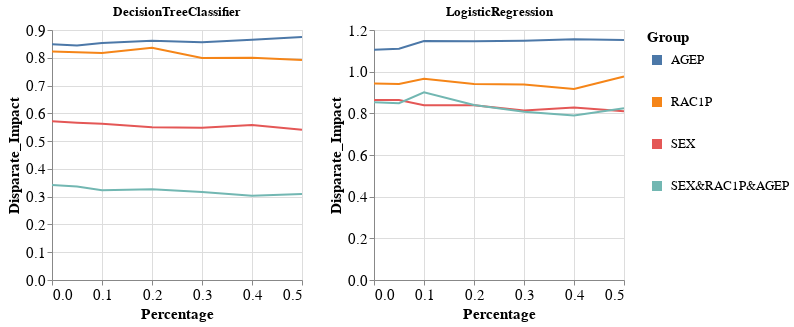

This figure's notebook cell:
### Code cell
visualizer.create_groups_grid_pct_lines_per_model_plot(group_metric='Disparate_Impact',
                                                       target_preprocessing_technique=PREPROCESSING_TECHNIQUES[0],
                                                       model_names=MODEL_NAMES[:2])

### Figure 1 — Vega-Lite specification as saved in the notebook (floating-point values rounded to 4 significant figures)
{"config": {"view": {"continuousWidth": 400, "continuousHeight": 300}, "axis": {"labelFontSize": 15, "titleFontSize": 15}, "legend": {"labelFontSize": 13, "symbolStrokeWidth": 10, "titleFontSize": 15}}, "vconcat": [{"hconcat": [{"mark": "line", "encoding": {"color": {"field": "Group", "type": "nominal"}, "x": {"field": "Percentage", "type": "quantitative"}, "y": {"field": "Metric_Value", "title": "Disparate_Impact", "type": "quantitative"}}, "height": 250, "title": "DecisionTreeClassifier", "width": 250}, {"data": {"name": "data-1d8e9fd270d8efe9e74e2ae7d934e9c2"}, "mark": "line", "encoding": {"color": {"field": "Group", "type": "nominal"}, "x": {"field": "Percentage", "type": "quantitative"}, "y": {"field": "Metric_Value", "title": "Disparate_Impact", "type": "quantitative"}}, "height": 250, "title": "LogisticRegression", "width": 250}]}], "data": {"name": "data-cb75bae43b9280619aa34642e36b443b"}, "$schema": "https://vega.github.io/schema/vega-lite/v4.17.0.json", "datasets": {"data-cb75bae43b9280619aa34642e36b443b": [{"Model_Name": "DecisionTreeClassifier", "Metric": "Disparate_Impact", "Group": "AGEP", "Metric_Value": 0.8484, "Percentage": 0.0}, {"Model_Name": "DecisionTreeClassifier", "Metric": "Disparate_Impact", "Group": "RAC1P", "Metric_Value": 0.8224, "Percentage": 0.0}, {"Model_Name": "DecisionTreeClassifier", "Metric": "Disparate_Impact", "Group": "SEX", "Metric_Value": 0.5719, "Percentage": 0.0}, {"Model_Name": "DecisionTreeClassifier", "Metric": "Disparate_Impact", "Group": "SEX&RAC1P&AGEP", "Metric_Value": 0.342, "Percentage": 0.0}, {"Model_Name": "DecisionTreeClassifier", "Metric": "Disparate_Impact", "Group": "AGEP", "Metric_Value": 0.8439, "Percentage": 0.05}, {"Model_Name": "DecisionTreeClassifier", "Metric": "Disparate_Impact", "Group": "RAC1P", "Metric_Value": 0.82, "Percentage": 0.05}, {"Model_Name": "DecisionTreeClassifier", "Metric": "Disparate_Impact", "Group": "SEX", "Metric_Value": 0.5663, "Percentage": 0.05}, {"Model_Name": "DecisionTreeClassifier", "Metric": "Disparate_Impact", "Group": "SEX&RAC1P&AGEP", "Metric_Value": 0.3363, "Percentage": 0.05}, {"Model_Name": "DecisionTreeClassifier", "Metric": "Disparate_Impact", "Group": "AGEP", "Metric_Value": 0.8533, "Percentage": 0.1}, {"Model_Name": "DecisionTreeClassifier", "Metric": "Disparate_Impact", "Group": "RAC1P", "Metric_Value": 0.8174, "Percentage": 0.1}, {"Model_Name": "DecisionTreeClassifier", "Metric": "Disparate_Impact", "Group": "SEX", "Metric_Value": 0.5621, "Percentage": 0.1}, {"Model_Name": "DecisionTreeClassifier", "Metric": "Disparate_Impact", "Group": "SEX&RAC1P&AGEP", "Metric_Value": 0.3233, "Percentage": 0.1}, {"Model_Name": "DecisionTreeClassifier", "Metric": "Disparate_Impact", "Group": "AGEP", "Metric_Value": 0.861, "Percentage": 0.2}, {"Model_Name": "DecisionTreeClassifier", "Metric": "Disparate_Impact", "Group": "RAC1P", "Metric_Value": 0.8363, "Percentage": 0.2}, {"Model_Name": "DecisionTreeClassifier", "Metric": "Disparate_Impact", "Group": "SEX", "Metric_Value": 0.5501, "Percentage": 0.2}, {"Model_Name": "DecisionTreeClassifier", "Metric": "Disparate_Impact", "Group": "SEX&RAC1P&AGEP", "Metric_Value": 0.3268, "Percentage": 0.2}, {"Model_Name": "DecisionTreeClassifier", "Metric": "Disparate_Impact", "Group": "AGEP", "Metric_Value": 0.8561, "Percentage": 0.3}, {"Model_Name": "DecisionTreeClassifier", "Metric": "Disparate_Impact", "Group": "RAC1P", "Metric_Value": 0.7988, "Percentage": 0.3}, {"Model_Name": "DecisionTreeClassifier", "Metric": "Disparate_Impact", "Group": "SEX", "Metric_Value": 0.5478, "Percentage": 0.3}, {"Model_Name": "DecisionTreeClassifier", "Metric": "Disparate_Impact", "Group": "SEX&RAC1P&AGEP", "Metric_Value": 0.3165, "Percentage": 0.3}, {"Model_Name": "DecisionTreeClassifier", "Metric": "Disparate_Impact", "Group": "AGEP", "Metric_Value": 0.8648, "Percentage": 0.4}, {"Model_Name": "DecisionTreeClassifier", "Metric": "Disparate_Impact", "Group": "RAC1P", "Metric_Value": 0.7998, "Percentage": 0.4}, {"Model_Name": "DecisionTreeClassifier", "Metric": "Disparate_Impact", "Group": "SEX", "Metric_Value": 0.5579, "Percentage": 0.4}, {"Model_Name": "DecisionTreeClassifier", "Metric": "Disparate_Impact", "Group": "SEX&RAC1P&AGEP", "Metric_Value": 0.3034, "Percentage": 0.4}, {"Model_Name": "DecisionTreeClassifier", "Metric": "Disparate_Impact", "Group": "AGEP", "Metric_Value": 0.8749, "Percentage": 0.5}, {"Model_Name": "DecisionTreeClassifier", "Metric": "Disparate_Impact", "Group": "RAC1P", "Metric_Value": 0.7916, "Percentage": 0.5}, {"Model_Name": "DecisionTreeClassifier", "Metric": "Disparate_Impact", "Group": "SEX", "Metric_Value": 0.5405, "Percentage": 0.5}, {"Model_Name": "DecisionTreeClassifier", "Metric": "Disparate_Impact", "Group": "SEX&RAC1P&AGEP", "Metric_Value": 0.3094, "Percentage": 0.5}], "data-1d8e9fd270d8efe9e74e2ae7d934e9c2": [{"Model_Name": "LogisticRegression", "Metric": "Disparate_Impact", "Group": "AGEP", "Metric_Value": 1.105, "Percentage": 0.0}, {"Model_Name": "LogisticRegression", "Metric": "Disparate_Impact", "Group": "RAC1P", "Metric_Value": 0.9434, "Percentage": 0.0}, {"Model_Name": "LogisticRegression", "Metric": "Disparate_Impact", "Group": "SEX", "Metric_Value": 0.8641, "Percentage": 0.0}, {"Model_Name": "LogisticRegression", "Metric": "Disparate_Impact", "Group": "SEX&RAC1P&AGEP", "Metric_Value": 0.8536, "Percentage": 0.0}, {"Model_Name": "LogisticRegression", "Metric": "Disparate_Impact", "Group": "AGEP", "Metric_Value": 1.11, "Percentage": 0.05}, {"Model_Name": "LogisticRegression", "Metric": "Disparate_Impact", "Group": "RAC1P", "Metric_Value": 0.9405, "Percentage": 0.05}, {"Model_Name": "LogisticRegression", "Metric": "Disparate_Impact", "Group": "SEX", "Metric_Value": 0.8644, "Percentage": 0.05}, {"Model_Name": "LogisticRegression", "Metric": "Disparate_Impact", "Group": "SEX&RAC1P&AGEP", "Metric_Value": 0.8488, "Percentage": 0.05}, {"Model_Name": "LogisticRegression", "Metric": "Disparate_Impact", "Group": "AGEP", "Metric_Value": 1.147, "Percentage": 0.1}, {"Model_Name": "LogisticRegression", "Metric": "Disparate_Impact", "Group": "RAC1P", "Metric_Value": 0.9655, "Percentage": 0.1}, {"Model_Name": "LogisticRegression", "Metric": "Disparate_Impact", "Group": "SEX", "Metric_Value": 0.8388, "Percentage": 0.1}, {"Model_Name": "LogisticRegression", "Metric": "Disparate_Impact", "Group": "SEX&RAC1P&AGEP", "Metric_Value": 0.9014, "Percentage": 0.1}, {"Model_Name": "LogisticRegression", "Metric": "Disparate_Impact", "Group": "AGEP", "Metric_Value": 1.146, "Percentage": 0.2}, {"Model_Name": "LogisticRegression", "Metric": "Disparate_Impact", "Group": "RAC1P", "Metric_Value": 0.9409, "Percentage": 0.2}, {"Model_Name": "LogisticRegression", "Metric": "Disparate_Impact", "Group": "SEX", "Metric_Value": 0.8392, "Percentage": 0.2}, {"Model_Name": "LogisticRegression", "Metric": "Disparate_Impact", "Group": "SEX&RAC1P&AGEP", "Metric_Value": 0.8396, "Percentage": 0.2}, {"Model_Name": "LogisticRegression", "Metric": "Disparate_Impact", "Group": "AGEP", "Metric_Value": 1.149, "Percentage": 0.3}, {"Model_Name": "LogisticRegression", "Metric": "Disparate_Impact", "Group": "RAC1P", "Metric_Value": 0.9386, "Percentage": 0.3}, {"Model_Name": "LogisticRegression", "Metric": "Disparate_Impact", "Group": "SEX", "Metric_Value": 0.8136, "Percentage": 0.3}, {"Model_Name": "LogisticRegression", "Metric": "Disparate_Impact", "Group": "SEX&RAC1P&AGEP", "Metric_Value": 0.8072, "Percentage": 0.3}, {"Model_Name": "LogisticRegression", "Metric": "Disparate_Impact", "Group": "AGEP", "Metric_Value": 1.156, "Percentage": 0.4}, {"Model_Name": "LogisticRegression", "Metric": "Disparate_Impact", "Group": "RAC1P", "Metric_Value": 0.9171, "Percentage": 0.4}, {"Model_Name": "LogisticRegression", "Metric": "Disparate_Impact", "Group": "SEX", "Metric_Value": 0.828, "Percentage": 0.4}, {"Model_Name": "LogisticRegression", "Metric": "Disparate_Impact", "Group": "SEX&RAC1P&AGEP", "Metric_Value": 0.7895, "Percentage": 0.4}, {"Model_Name": "LogisticRegression", "Metric": "Disparate_Impact", "Group": "AGEP", "Metric_Value": 1.152, "Percentage": 0.5}, {"Model_Name": "LogisticRegression", "Metric": "Disparate_Impact", "Group": "RAC1P", "Metric_Value": 0.9767, "Percentage": 0.5}, {"Model_Name": "LogisticRegression", "Metric": "Disparate_Impact", "Group": "SEX", "Metric_Value": 0.8102, "Percentage": 0.5}, {"Model_Name": "LogisticRegression", "Metric": "Disparate_Impact", "Group": "SEX&RAC1P&AGEP", "Metric_Value": 0.8246, "Percentage": 0.5}]}}
